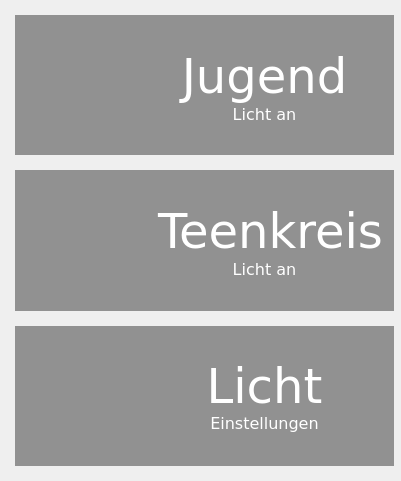
   <widget class="QWidget" name="verticalLayoutWidget_3">
    <property name="geometry">
     <rect>
      <x>0</x>
      <y>0</y>
      <width>401</width>
      <height>481</height>
     </rect>
    </property>
    <layout class="QVBoxLayout" name="verticalLayout_left">
     <property name="spacing">
      <number>15</number>
     </property>
     <property name="leftMargin">
      <number>15</number>
     </property>
     <property name="topMargin">
      <number>15</number>
     </property>
     <property name="rightMargin">
      <number>7</number>
     </property>
     <property name="bottomMargin">
      <number>15</number>
     </property>
     <item>
      <widget class="QGroupBox" name="groupBox_youth">
       <property name="styleSheet">
        <string notr="true">background-color:rgba(0, 0, 0, 100); border:none;</string>
       </property>
       <property name="title">
        <string/>
       </property>
       <property name="flat">
        <bool>true</bool>
       </property>
       <property name="checkable">
        <bool>false</bool>
       </property>
       <widget class="QFrame" name="frame_11">
        <property name="geometry">
         <rect>
          <x>30</x>
          <y>20</y>
          <width>95</width>
          <height>100</height>
         </rect>
        </property>
        <property name="styleSheet">
         <string notr="true">background-image:url(:/icons/jugend.png);
background-color:rgba(0,0,0,0);</string>
        </property>
        <property name="frameShape">
         <enum>QFrame::NoFrame</enum>
        </property>
        <property name="frameShadow">
         <enum>QFrame::Plain</enum>
        </property>
       </widget>
       <widget class="QLabel" name="label_youth">
        <property name="enabled">
         <bool>false</bool>
        </property>
        <property name="geometry">
         <rect>
          <x>140</x>
          <y>0</y>
          <width>219</width>
          <height>90</height>
         </rect>
        </property>
        <property name="palette">
         <palette>
          <active>
           <colorrole role="WindowText">
            <brush brushstyle="SolidPattern">
             <color alpha="255">
              <red>231</red>
              <green>231</green>
              <blue>231</blue>
             </color>
            </brush>
           </colorrole>
           <colorrole role="Button">
            <brush brushstyle="SolidPattern">
             <color alpha="0">
              <red>0</red>
              <green>0</green>
              <blue>0</blue>
             </color>
            </brush>
           </colorrole>
           <colorrole role="Text">
            <brush brushstyle="SolidPattern">
             <color alpha="255">
              <red>231</red>
              <green>231</green>
              <blue>231</blue>
             </color>
            </brush>
           </colorrole>
           <colorrole role="Base">
            <brush brushstyle="SolidPattern">
             <color alpha="0">
              <red>0</red>
              <green>0</green>
              <blue>0</blue>
             </color>
            </brush>
           </colorrole>
           <colorrole role="Window">
            <brush brushstyle="SolidPattern">
             <color alpha="0">
              <red>0</red>
              <green>0</green>
              <blue>0</blue>
             </color>
            </brush>
           </colorrole>
          </active>
          <inactive>
           <colorrole role="WindowText">
            <brush brushstyle="SolidPattern">
             <color alpha="255">
              <red>231</red>
              <green>231</green>
              <blue>231</blue>
             </color>
            </brush>
           </colorrole>
           <colorrole role="Button">
            <brush brushstyle="SolidPattern">
             <color alpha="0">
              <red>0</red>
              <green>0</green>
              <blue>0</blue>
             </color>
            </brush>
           </colorrole>
           <colorrole role="Text">
            <brush brushstyle="SolidPattern">
             <color alpha="255">
              <red>231</red>
              <green>231</green>
              <blue>231</blue>
             </color>
            </brush>
           </colorrole>
           <colorrole role="Base">
            <brush brushstyle="SolidPattern">
             <color alpha="0">
              <red>0</red>
              <green>0</green>
              <blue>0</blue>
             </color>
            </brush>
           </colorrole>
           <colorrole role="Window">
            <brush brushstyle="SolidPattern">
             <color alpha="0">
              <red>0</red>
              <green>0</green>
              <blue>0</blue>
             </color>
            </brush>
           </colorrole>
          </inactive>
          <disabled>
           <colorrole role="WindowText">
            <brush brushstyle="SolidPattern">
             <color alpha="255">
              <red>255</red>
              <green>255</green>
              <blue>255</blue>
             </color>
            </brush>
           </colorrole>
           <colorrole role="Button">
            <brush brushstyle="SolidPattern">
             <color alpha="0">
              <red>0</red>
              <green>0</green>
              <blue>0</blue>
             </color>
            </brush>
           </colorrole>
           <colorrole role="Text">
            <brush brushstyle="SolidPattern">
             <color alpha="255">
              <red>255</red>
              <green>255</green>
              <blue>255</blue>
             </color>
            </brush>
           </colorrole>
           <colorrole role="Base">
            <brush brushstyle="SolidPattern">
             <color alpha="0">
              <red>0</red>
              <green>0</green>
              <blue>0</blue>
             </color>
            </brush>
           </colorrole>
           <colorrole role="Window">
            <brush brushstyle="SolidPattern">
             <color alpha="0">
              <red>0</red>
              <green>0</green>
              <blue>0</blue>
             </color>
            </brush>
           </colorrole>
          </disabled>
         </palette>
        </property>
        <property name="font">
         <font>
          <family>DejaVu Sans Light</family>
          <pointsize>36</pointsize>
         </font>
        </property>
        <property name="styleSheet">
         <string notr="true">background-color:rgba(0,0,0,0);</string>
        </property>
        <property name="text">
         <string>Jugend</string>
        </property>
        <property name="alignment">
         <set>Qt::AlignBottom|Qt::AlignHCenter</set>
        </property>
        <property name="margin">
         <number>1</number>
        </property>
       </widget>
       <widget class="QPushButton" name="pushButton_youth">
        <property name="geometry">
         <rect>
          <x>0</x>
          <y>0</y>
          <width>379</width>
          <height>140</height>
         </rect>
        </property>
        <property name="focusPolicy">
         <enum>Qt::NoFocus</enum>
        </property>
        <property name="styleSheet">
         <string notr="true">QPushButton {
	border:none;
	background-color: rgba(0,0,0,0);
}
QPushButton:pressed {
	background-color: rgba(0,0,0,100);
}</string>
        </property>
        <property name="text">
         <string/>
        </property>
        <property name="flat">
         <bool>true</bool>
        </property>
       </widget>
       <widget class="QLabel" name="label_youth_action">
        <property name="enabled">
         <bool>false</bool>
        </property>
        <property name="geometry">
         <rect>
          <x>140</x>
          <y>90</y>
          <width>219</width>
          <height>50</height>
         </rect>
        </property>
        <property name="palette">
         <palette>
          <active>
           <colorrole role="WindowText">
            <brush brushstyle="SolidPattern">
             <color alpha="255">
              <red>231</red>
              <green>231</green>
              <blue>231</blue>
             </color>
            </brush>
           </colorrole>
           <colorrole role="Button">
            <brush brushstyle="SolidPattern">
             <color alpha="0">
              <red>0</red>
              <green>0</green>
              <blue>0</blue>
             </color>
            </brush>
           </colorrole>
           <colorrole role="Text">
            <brush brushstyle="SolidPattern">
             <color alpha="255">
              <red>231</red>
              <green>231</green>
              <blue>231</blue>
             </color>
            </brush>
           </colorrole>
           <colorrole role="Base">
            <brush brushstyle="SolidPattern">
             <color alpha="0">
              <red>0</red>
              <green>0</green>
              <blue>0</blue>
             </color>
            </brush>
           </colorrole>
           <colorrole role="Window">
            <brush brushstyle="SolidPattern">
             <color alpha="0">
              <red>0</red>
              <green>0</green>
              <blue>0</blue>
             </color>
            </brush>
           </colorrole>
          </active>
          <inactive>
           <colorrole role="WindowText">
            <brush brushstyle="SolidPattern">
             <color alpha="255">
              <red>231</red>
              <green>231</green>
              <blue>231</blue>
             </color>
            </brush>
           </colorrole>
           <colorrole role="Button">
            <brush brushstyle="SolidPattern">
             <color alpha="0">
              <red>0</red>
              <green>0</green>
              <blue>0</blue>
             </color>
            </brush>
           </colorrole>
           <colorrole role="Text">
            <brush brushstyle="SolidPattern">
             <color alpha="255">
              <red>231</red>
              <green>231</green>
              <blue>231</blue>
             </color>
            </brush>
           </colorrole>
           <colorrole role="Base">
            <brush brushstyle="SolidPattern">
             <color alpha="0">
              <red>0</red>
              <green>0</green>
              <blue>0</blue>
             </color>
            </brush>
           </colorrole>
           <colorrole role="Window">
            <brush brushstyle="SolidPattern">
             <color alpha="0">
              <red>0</red>
              <green>0</green>
              <blue>0</blue>
             </color>
            </brush>
           </colorrole>
          </inactive>
          <disabled>
           <colorrole role="WindowText">
            <brush brushstyle="SolidPattern">
             <color alpha="255">
              <red>255</red>
              <green>255</green>
              <blue>255</blue>
             </color>
            </brush>
           </colorrole>
           <colorrole role="Button">
            <brush brushstyle="SolidPattern">
             <color alpha="0">
              <red>0</red>
              <green>0</green>
              <blue>0</blue>
             </color>
            </brush>
           </colorrole>
           <colorrole role="Text">
            <brush brushstyle="SolidPattern">
             <color alpha="255">
              <red>255</red>
              <green>255</green>
              <blue>255</blue>
             </color>
            </brush>
           </colorrole>
           <colorrole role="Base">
            <brush brushstyle="SolidPattern">
             <color alpha="0">
              <red>0</red>
              <green>0</green>
              <blue>0</blue>
             </color>
            </brush>
           </colorrole>
           <colorrole role="Window">
            <brush brushstyle="SolidPattern">
             <color alpha="0">
              <red>0</red>
              <green>0</green>
              <blue>0</blue>
             </color>
            </brush>
           </colorrole>
          </disabled>
         </palette>
        </property>
        <property name="font">
         <font>
          <family>DejaVu Sans Light</family>
          <pointsize>12</pointsize>
         </font>
        </property>
        <property name="styleSheet">
         <string notr="true">background-color:rgba(0,0,0,0);</string>
        </property>
        <property name="text">
         <string>Licht an</string>
        </property>
        <property name="alignment">
         <set>Qt::AlignHCenter|Qt::AlignTop</set>
        </property>
        <property name="margin">
         <number>1</number>
        </property>
       </widget>
       <zorder>label_youth_action</zorder>
       <zorder>frame_11</zorder>
       <zorder>label_youth</zorder>
       <zorder>pushButton_youth</zorder>
      </widget>
     </item>
     <item>
      <widget class="QGroupBox" name="groupBox_teen">
       <property name="styleSheet">
        <string notr="true">background-color:rgba(0, 0, 0, 100);border:none;</string>
       </property>
       <property name="title">
        <string/>
       </property>
       <property name="flat">
        <bool>true</bool>
       </property>
       <property name="checkable">
        <bool>false</bool>
       </property>
       <widget class="QFrame" name="frame_12">
        <property name="geometry">
         <rect>
          <x>30</x>
          <y>48</y>
          <width>100</width>
          <height>42</height>
         </rect>
        </property>
        <property name="styleSheet">
         <string notr="true">background-image:url(:/icons/teenkreis.png);
background-color:rgba(0,0,0,0);</string>
        </property>
        <property name="frameShape">
         <enum>QFrame::NoFrame</enum>
        </property>
        <property name="frameShadow">
         <enum>QFrame::Plain</enum>
        </property>
       </widget>
       <widget class="QLabel" name="label_teen">
        <property name="enabled">
         <bool>false</bool>
        </property>
        <property name="geometry">
         <rect>
          <x>140</x>
          <y>0</y>
          <width>231</width>
          <height>90</height>
         </rect>
        </property>
        <property name="palette">
         <palette>
          <active>
           <colorrole role="WindowText">
            <brush brushstyle="SolidPattern">
             <color alpha="255">
              <red>231</red>
              <green>231</green>
              <blue>231</blue>
             </color>
            </brush>
           </colorrole>
           <colorrole role="Button">
            <brush brushstyle="SolidPattern">
             <color alpha="0">
              <red>0</red>
              <green>0</green>
              <blue>0</blue>
             </color>
            </brush>
           </colorrole>
           <colorrole role="Text">
            <brush brushstyle="SolidPattern">
             <color alpha="255">
              <red>231</red>
              <green>231</green>
              <blue>231</blue>
             </color>
            </brush>
           </colorrole>
           <colorrole role="Base">
            <brush brushstyle="SolidPattern">
             <color alpha="0">
              <red>0</red>
              <green>0</green>
              <blue>0</blue>
             </color>
            </brush>
           </colorrole>
           <colorrole role="Window">
            <brush brushstyle="SolidPattern">
             <color alpha="0">
              <red>0</red>
              <green>0</green>
              <blue>0</blue>
             </color>
            </brush>
           </colorrole>
          </active>
          <inactive>
           <colorrole role="WindowText">
            <brush brushstyle="SolidPattern">
             <color alpha="255">
              <red>231</red>
              <green>231</green>
              <blue>231</blue>
             </color>
            </brush>
           </colorrole>
           <colorrole role="Button">
            <brush brushstyle="SolidPattern">
             <color alpha="0">
              <red>0</red>
              <green>0</green>
              <blue>0</blue>
             </color>
            </brush>
           </colorrole>
           <colorrole role="Text">
            <brush brushstyle="SolidPattern">
             <color alpha="255">
              <red>231</red>
              <green>231</green>
              <blue>231</blue>
             </color>
            </brush>
           </colorrole>
           <colorrole role="Base">
            <brush brushstyle="SolidPattern">
             <color alpha="0">
              <red>0</red>
              <green>0</green>
              <blue>0</blue>
             </color>
            </brush>
           </colorrole>
           <colorrole role="Window">
            <brush brushstyle="SolidPattern">
             <color alpha="0">
              <red>0</red>
              <green>0</green>
              <blue>0</blue>
             </color>
            </brush>
           </colorrole>
          </inactive>
          <disabled>
           <colorrole role="WindowText">
            <brush brushstyle="SolidPattern">
             <color alpha="255">
              <red>255</red>
              <green>255</green>
              <blue>255</blue>
             </color>
            </brush>
           </colorrole>
           <colorrole role="Button">
            <brush brushstyle="SolidPattern">
             <color alpha="0">
              <red>0</red>
              <green>0</green>
              <blue>0</blue>
             </color>
            </brush>
           </colorrole>
           <colorrole role="Text">
            <brush brushstyle="SolidPattern">
             <color alpha="255">
              <red>255</red>
              <green>255</green>
              <blue>255</blue>
             </color>
            </brush>
           </colorrole>
           <colorrole role="Base">
            <brush brushstyle="SolidPattern">
             <color alpha="0">
              <red>0</red>
              <green>0</green>
              <blue>0</blue>
             </color>
            </brush>
           </colorrole>
           <colorrole role="Window">
            <brush brushstyle="SolidPattern">
             <color alpha="0">
              <red>0</red>
              <green>0</green>
              <blue>0</blue>
             </color>
            </brush>
           </colorrole>
          </disabled>
         </palette>
        </property>
        <property name="font">
         <font>
          <family>DejaVu Sans Light</family>
          <pointsize>36</pointsize>
         </font>
        </property>
        <property name="styleSheet">
         <string notr="true">background-color:rgba(0,0,0,0);</string>
        </property>
        <property name="text">
         <string>Teenkreis</string>
        </property>
        <property name="textFormat">
         <enum>Qt::PlainText</enum>
        </property>
        <property name="alignment">
         <set>Qt::AlignBottom|Qt::AlignHCenter</set>
        </property>
        <property name="margin">
         <number>0</number>
        </property>
       </widget>
       <widget class="QPushButton" name="pushButton_teen">
        <property name="geometry">
         <rect>
          <x>0</x>
          <y>0</y>
          <width>379</width>
          <height>140</height>
         </rect>
        </property>
        <property name="focusPolicy">
         <enum>Qt::NoFocus</enum>
        </property>
        <property name="styleSheet">
         <string notr="true">QPushButton {
	border:none;
	background-color: rgba(0,0,0,0);
}
QPushButton:pressed {
	background-color: rgba(0,0,0,100);
}</string>
        </property>
        <property name="text">
         <string/>
        </property>
        <property name="flat">
         <bool>true</bool>
        </property>
       </widget>
       <widget class="QLabel" name="label_teen_action">
        <property name="enabled">
         <bool>false</bool>
        </property>
        <property name="geometry">
         <rect>
          <x>140</x>
          <y>90</y>
          <width>219</width>
          <height>50</height>
         </rect>
        </property>
        <property name="palette">
         <palette>
          <active>
           <colorrole role="WindowText">
            <brush brushstyle="SolidPattern">
             <color alpha="255">
              <red>231</red>
              <green>231</green>
              <blue>231</blue>
             </color>
            </brush>
           </colorrole>
           <colorrole role="Button">
            <brush brushstyle="SolidPattern">
             <color alpha="0">
              <red>0</red>
              <green>0</green>
              <blue>0</blue>
             </color>
            </brush>
           </colorrole>
           <colorrole role="Text">
            <brush brushstyle="SolidPattern">
             <color alpha="255">
              <red>231</red>
              <green>231</green>
              <blue>231</blue>
             </color>
            </brush>
           </colorrole>
           <colorrole role="Base">
            <brush brushstyle="SolidPattern">
             <color alpha="0">
              <red>0</red>
              <green>0</green>
              <blue>0</blue>
             </color>
            </brush>
           </colorrole>
           <colorrole role="Window">
            <brush brushstyle="SolidPattern">
             <color alpha="0">
              <red>0</red>
              <green>0</green>
              <blue>0</blue>
             </color>
            </brush>
           </colorrole>
          </active>
          <inactive>
           <colorrole role="WindowText">
            <brush brushstyle="SolidPattern">
             <color alpha="255">
              <red>231</red>
              <green>231</green>
              <blue>231</blue>
             </color>
            </brush>
           </colorrole>
           <colorrole role="Button">
            <brush brushstyle="SolidPattern">
             <color alpha="0">
              <red>0</red>
              <green>0</green>
              <blue>0</blue>
             </color>
            </brush>
           </colorrole>
           <colorrole role="Text">
            <brush brushstyle="SolidPattern">
             <color alpha="255">
              <red>231</red>
              <green>231</green>
              <blue>231</blue>
             </color>
            </brush>
           </colorrole>
           <colorrole role="Base">
            <brush brushstyle="SolidPattern">
             <color alpha="0">
              <red>0</red>
              <green>0</green>
              <blue>0</blue>
             </color>
            </brush>
           </colorrole>
           <colorrole role="Window">
            <brush brushstyle="SolidPattern">
             <color alpha="0">
              <red>0</red>
              <green>0</green>
              <blue>0</blue>
             </color>
            </brush>
           </colorrole>
          </inactive>
          <disabled>
           <colorrole role="WindowText">
            <brush brushstyle="SolidPattern">
             <color alpha="255">
              <red>255</red>
              <green>255</green>
              <blue>255</blue>
             </color>
            </brush>
           </colorrole>
           <colorrole role="Button">
            <brush brushstyle="SolidPattern">
             <color alpha="0">
              <red>0</red>
              <green>0</green>
              <blue>0</blue>
             </color>
            </brush>
           </colorrole>
           <colorrole role="Text">
            <brush brushstyle="SolidPattern">
             <color alpha="255">
              <red>255</red>
              <green>255</green>
              <blue>255</blue>
             </color>
            </brush>
           </colorrole>
           <colorrole role="Base">
            <brush brushstyle="SolidPattern">
             <color alpha="0">
              <red>0</red>
              <green>0</green>
              <blue>0</blue>
             </color>
            </brush>
           </colorrole>
           <colorrole role="Window">
            <brush brushstyle="SolidPattern">
             <color alpha="0">
              <red>0</red>
              <green>0</green>
              <blue>0</blue>
             </color>
            </brush>
           </colorrole>
          </disabled>
         </palette>
        </property>
        <property name="font">
         <font>
          <family>DejaVu Sans Light</family>
          <pointsize>12</pointsize>
         </font>
        </property>
        <property name="styleSheet">
         <string notr="true">background-color:rgba(0,0,0,0);</string>
        </property>
        <property name="text">
         <string>Licht an</string>
        </property>
        <property name="textFormat">
         <enum>Qt::PlainText</enum>
        </property>
        <property name="alignment">
         <set>Qt::AlignHCenter|Qt::AlignTop</set>
        </property>
        <property name="margin">
         <number>0</number>
        </property>
       </widget>
       <zorder>label_teen</zorder>
       <zorder>label_teen_action</zorder>
       <zorder>frame_12</zorder>
       <zorder>pushButton_teen</zorder>
      </widget>
     </item>
     <item>
      <widget class="QGroupBox" name="groupBox_light">
       <property name="styleSheet">
        <string notr="true">background-color:rgba(0, 0, 0, 100);border:none;</string>
       </property>
       <property name="title">
        <string/>
       </property>
       <property name="flat">
        <bool>true</bool>
       </property>
       <property name="checkable">
        <bool>false</bool>
       </property>
       <widget class="QFrame" name="frame_13">
        <property name="geometry">
         <rect>
          <x>30</x>
          <y>20</y>
          <width>100</width>
          <height>100</height>
         </rect>
        </property>
        <property name="styleSheet">
         <string notr="true">background-image:url(:/icons/lampe.png);
background-color:rgba(0,0,0,0);</string>
        </property>
        <property name="frameShape">
         <enum>QFrame::NoFrame</enum>
        </property>
        <property name="frameShadow">
         <enum>QFrame::Plain</enum>
        </property>
       </widget>
       <widget class="QLabel" name="label_light">
        <property name="enabled">
         <bool>false</bool>
        </property>
        <property name="geometry">
         <rect>
          <x>140</x>
          <y>0</y>
          <width>219</width>
          <height>140</height>
         </rect>
        </property>
        <property name="palette">
         <palette>
          <active>
           <colorrole role="Button">
            <brush brushstyle="SolidPattern">
             <color alpha="0">
              <red>0</red>
              <green>0</green>
              <blue>0</blue>
             </color>
            </brush>
           </colorrole>
           <colorrole role="Text">
            <brush brushstyle="SolidPattern">
             <color alpha="255">
              <red>231</red>
              <green>231</green>
              <blue>231</blue>
             </color>
            </brush>
           </colorrole>
           <colorrole role="Base">
            <brush brushstyle="SolidPattern">
             <color alpha="0">
              <red>0</red>
              <green>0</green>
              <blue>0</blue>
             </color>
            </brush>
           </colorrole>
           <colorrole role="Window">
            <brush brushstyle="SolidPattern">
             <color alpha="0">
              <red>0</red>
              <green>0</green>
              <blue>0</blue>
             </color>
            </brush>
           </colorrole>
          </active>
          <inactive>
           <colorrole role="Button">
            <brush brushstyle="SolidPattern">
             <color alpha="0">
              <red>0</red>
              <green>0</green>
              <blue>0</blue>
             </color>
            </brush>
           </colorrole>
           <colorrole role="Text">
            <brush brushstyle="SolidPattern">
             <color alpha="255">
              <red>231</red>
              <green>231</green>
              <blue>231</blue>
             </color>
            </brush>
           </colorrole>
           <colorrole role="Base">
            <brush brushstyle="SolidPattern">
             <color alpha="0">
              <red>0</red>
              <green>0</green>
              <blue>0</blue>
             </color>
            </brush>
           </colorrole>
           <colorrole role="Window">
            <brush brushstyle="SolidPattern">
             <color alpha="0">
              <red>0</red>
              <green>0</green>
              <blue>0</blue>
             </color>
            </brush>
           </colorrole>
          </inactive>
          <disabled>
           <colorrole role="Button">
            <brush brushstyle="SolidPattern">
             <color alpha="0">
              <red>0</red>
              <green>0</green>
              <blue>0</blue>
             </color>
            </brush>
           </colorrole>
           <colorrole role="Text">
            <brush brushstyle="SolidPattern">
             <color alpha="255">
              <red>255</red>
              <green>255</green>
              <blue>255</blue>
             </color>
            </brush>
           </colorrole>
           <colorrole role="Base">
            <brush brushstyle="SolidPattern">
             <color alpha="0">
              <red>0</red>
              <green>0</green>
              <blue>0</blue>
             </color>
            </brush>
           </colorrole>
           <colorrole role="Window">
            <brush brushstyle="SolidPattern">
             <color alpha="0">
              <red>0</red>
              <green>0</green>
              <blue>0</blue>
             </color>
            </brush>
           </colorrole>
          </disabled>
         </palette>
        </property>
        <property name="font">
         <font>
          <family>DejaVu Sans Light</family>
         </font>
        </property>
        <property name="styleSheet">
         <string notr="true">background-color:rgba(0,0,0,0);</string>
        </property>
        <property name="text">
         <string>&lt;html&gt;&lt;head/&gt;&lt;body&gt;&lt;p align=&quot;center&quot;&gt;&lt;span style=&quot; font-size:36pt;&quot;&gt;Licht&lt;/span&gt;&lt;br/&gt;&lt;span style=&quot; font-size:12pt;&quot;&gt;Einstellungen&lt;/span&gt;&lt;/p&gt;&lt;/body&gt;&lt;/html&gt;</string>
        </property>
        <property name="alignment">
         <set>Qt::AlignCenter</set>
        </property>
       </widget>
       <widget class="QPushButton" name="pushButton_light">
        <property name="geometry">
         <rect>
          <x>0</x>
          <y>0</y>
          <width>379</width>
          <height>140</height>
         </rect>
        </property>
        <property name="focusPolicy">
         <enum>Qt::NoFocus</enum>
        </property>
        <property name="styleSheet">
         <string notr="true">QPushButton {
	border:none;
	background-color: rgba(0,0,0,0);
}
QPushButton:pressed {
	background-color: rgba(0,0,0,100);
}</string>
        </property>
        <property name="text">
         <string/>
        </property>
        <property name="flat">
         <bool>true</bool>
        </property>
       </widget>
       <zorder>label_light</zorder>
       <zorder>frame_13</zorder>
       <zorder>pushButton_light</zorder>
      </widget>
     </item>
    </layout>
   </widget>
